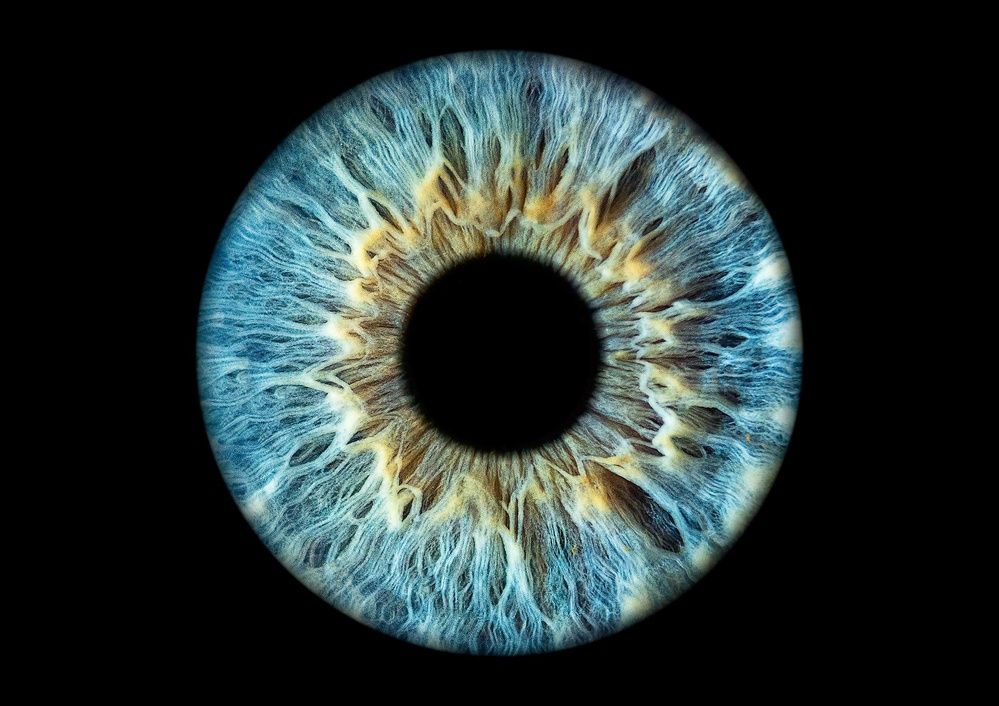
#> input picture image-processing-topics/assets/images/High-res-1.jpg, 999 x 706 px, shrunk from 2200 x 1556 before the run, found by its file name
$ python jpeg.py
#> lines starting #> are read from the running program, lines starting #| are printed output that depends on the picture
import numpy as np
import cv2

windowsize_r = 8
windowsize_c = 8

# Read and convert image to grayscale
img = cv2.imread('/Users/g.hoxha/Documents/GitHub/image-processing-app/image-processing-topics/assets/images/High-res-1.jpg')
#> img is the input picture: shape (706, 999, 3); mean B, G, R 49.6, 50.5, 38.4
gray = cv2.cvtColor(img, cv2.COLOR_BGR2GRAY)
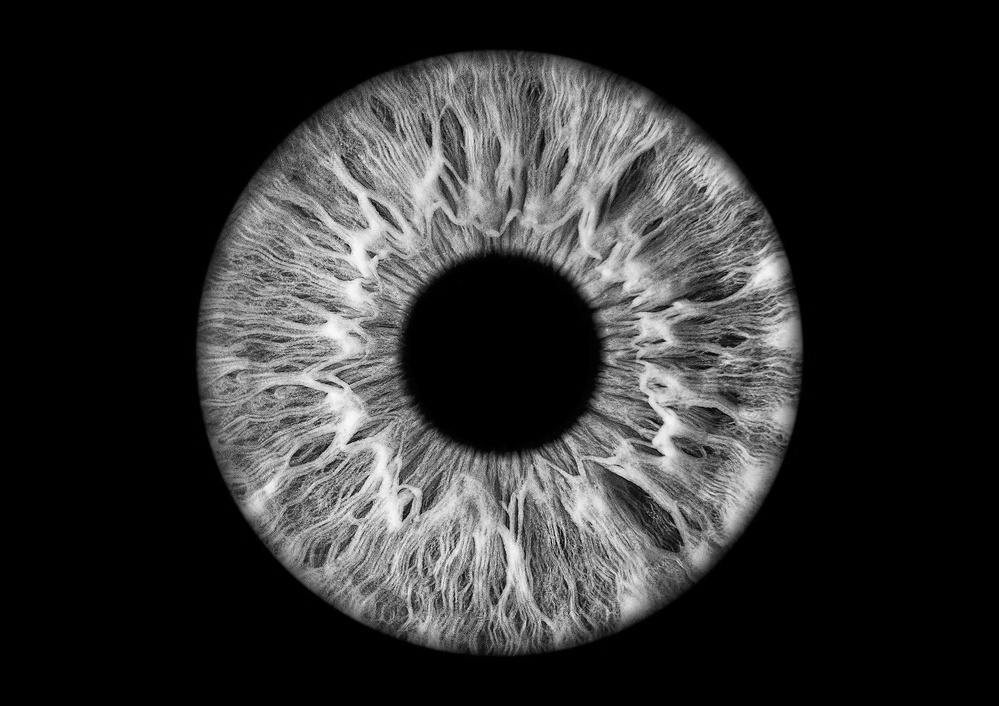
#> gray: shape (706, 999); min 0, max 252, mean 46.8

# Calculate padding sizes
pad_r = (windowsize_r - (gray.shape[0] % windowsize_r)) % windowsize_r
#> pad_r = 6
pad_c = (windowsize_c - (gray.shape[1] % windowsize_c)) % windowsize_c
#> pad_c = 1

# Pad the image to make its dimensions divisible by 8
gray_padded = cv2.copyMakeBorder(gray, 0, pad_r, 0, pad_c, cv2.BORDER_CONSTANT, value=0)
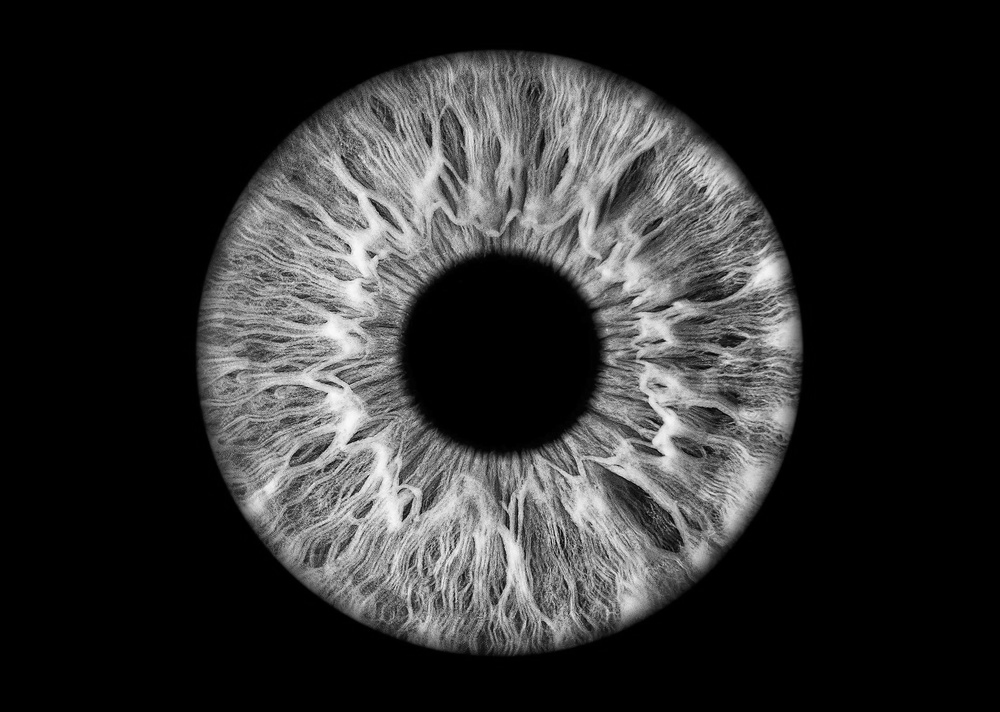
#> gray_padded: shape (712, 1000); min 0, max 252, mean 46.4

# Loop through the padded image in 8x8 blocks
for r in range(0, gray_padded.shape[0], windowsize_r):
    for c in range(0, gray_padded.shape[1], windowsize_c):
        # Extract 8x8 block
        window = gray_padded[r:r + windowsize_r, c:c + windowsize_c]

        # Display each 8x8 block
        cv2.imshow("8x8 Block", window)
        cv2.waitKey(100)  # Show each block for 100ms

# Display the padded grayscale image
cv2.imshow("Padded Grayscale Image", gray_padded)
cv2.waitKey(0)
cv2.destroyAllWindows()
